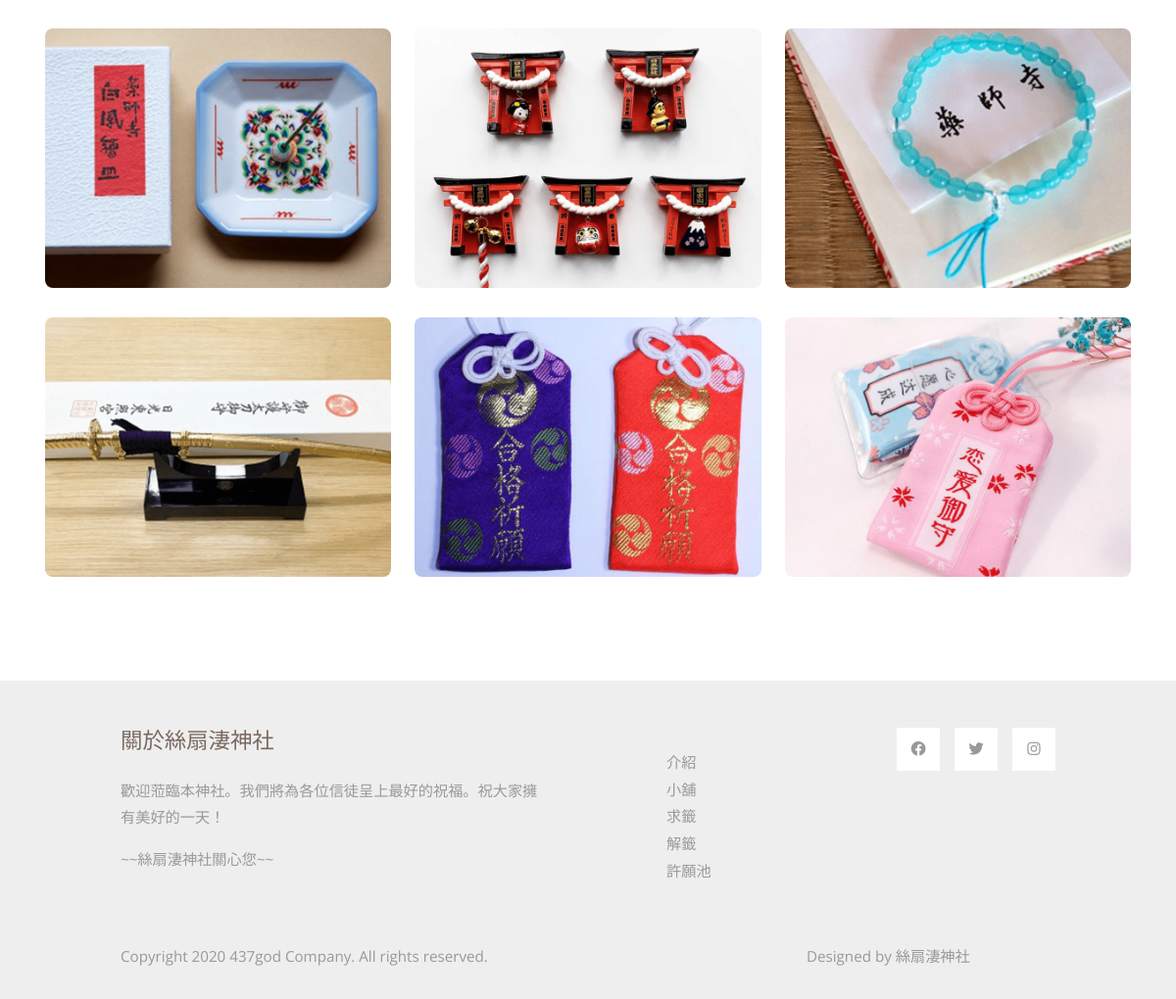
Before: /store-page.php (lower part) with the older database file.
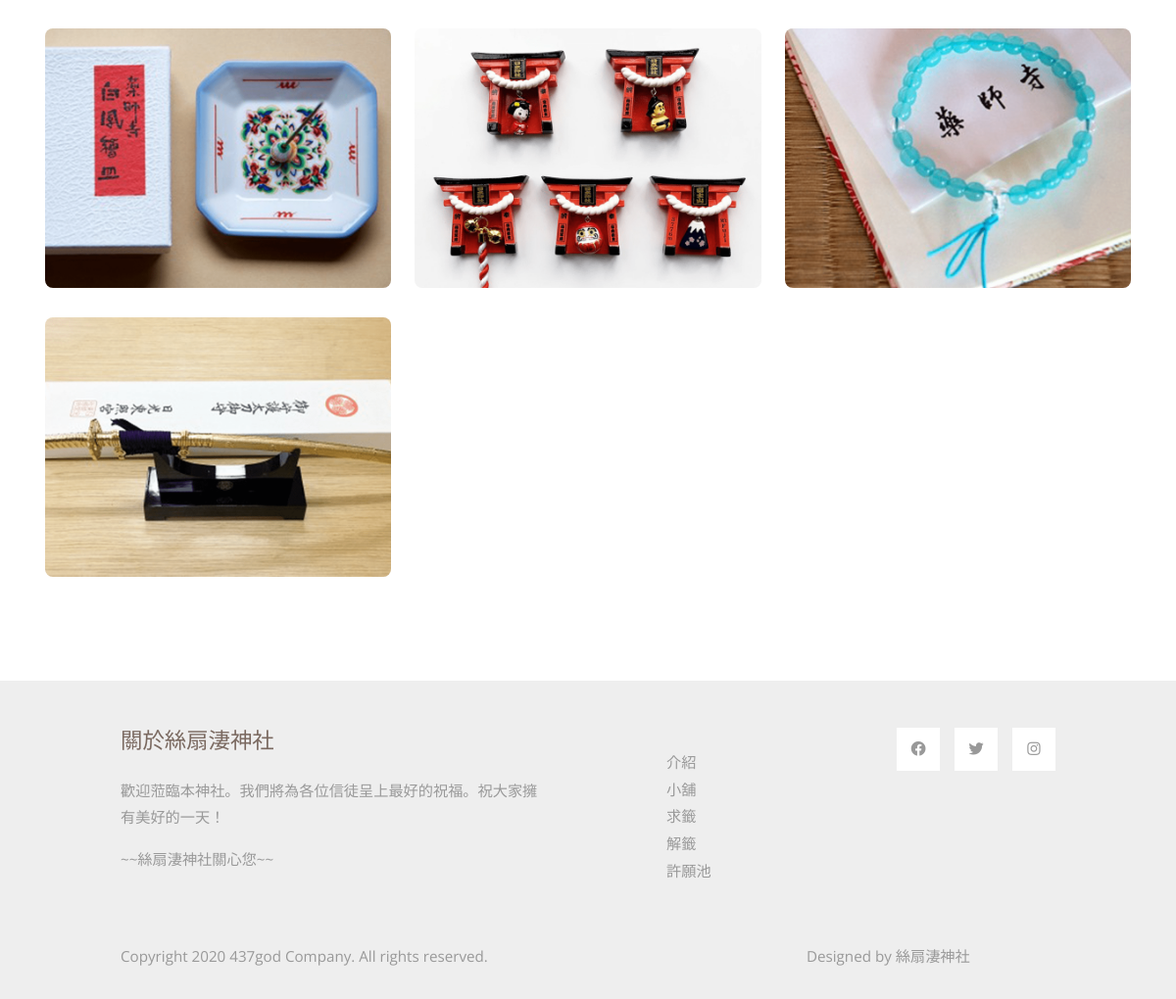
After: the same page with the newer database file.
### tables this page shows
CREATE TABLE `products` (
  `product_id` int(11) NOT NULL,
  `product_picture` mediumtext NOT NULL,
  `product_name` mediumtext NOT NULL,
  `product_categories` mediumtext NOT NULL,
  `product_price` mediumtext NOT NULL,
  `product_type` mediumtext NOT NULL,
  `product_instruction` text NOT NULL
);

### store-page.php (the view, shortened to what this page needs)
<!DOCTYPE html>
<html lang="en">
<head>
  <?php
    include ("template.php");
    echo $vendorcss;
    echo $maincss;
  ?>
  <?php
    $search='';
    include("mysql_connect.inc.php");
    if ($result = mysqli_query($link, "SELECT * FROM `products` WHERE `product_name` LIKE '%$search%'")) {
    while ($row = mysqli_fetch_assoc($result)) {
      if($row['product_categories']=='御守')
      {
        $data .= "<div class=\"col-lg-4 col-md-6 portfolio-item filter-app\">
                    <div class=\"portfolio-wrap\">
                      <img src=\"$row[product_picture]\" class=\"img-fluid\" alt=\"\">
                      <div class=\"portfolio-links\">
                        <a href=\"商品頁.php?id=$row[product_id]\" title=\"More Details\"><i class=\"bi bi-link\"></i></a>
                      </div>
                      <div class=\"portfolio-info\">
                        <h4>$row[product_categories]</h4>
                      </div>
                    </div>
                  </div>";
      }
      else if($row['product_categories']=='佛具')
      {
        $data .= "<div class=\"col-lg-4 col-md-6 portfolio-item filter-card\">
                    <div class=\"portfolio-wrap\">
                      <img src=\"$row[product_picture]\" class=\"img-fluid\" alt=\"\">
                      <div class=\"portfolio-links\">
                        <a href=\"商品頁.php?id=$row[product_id]\" title=\"More Details\"><i class=\"bi bi-link\"></i></a>
                      </div>
                      <div class=\"portfolio-info\">
                        <h4>$row[product_categories]</h4>
                      </div>
                    </div>
                  </div>";
      }
      else
      {
        $data .= "<div class=\"col-lg-4 col-md-6 portfolio-item filter-web\">
                    <div class=\"portfolio-wrap\">
                      <img src=\"$row[product_picture]\" class=\"img-fluid\" alt=\"\">
                      <div class=\"portfolio-links\">
                        <a href=\"商品頁.php?id=$row[product_id]\" title=\"More Details\"><i class=\"bi bi-link\"></i></a>
                      </div>
                      <div class=\"portfolio-info\">
                        <h4>$row[product_categories]</h4>
                      </div>
                    </div>
                  </div>";
      }
    }
    }
    ?>
</head>
<body>
  <?php
  include ("template.php");
  ?>
  <main id="main">
    <section id="store" class="portfolio">
      <div class="container" data-aos="fade-up">
        <div class="row portfolio-container" data-aos="fade-up" data-aos-delay="200">
          <?php echo $data;?>
        </div>
      </div>
    </section>
  </main>
  <?php
  include ("template.php");
  ?>
</body>
</html>

### template.php (shortened to what this page needs)
<?php
$maincss=
'
<link rel="stylesheet" href="css/style.css">
<link rel="stylesheet" href="css/style1.css">
<link rel="stylesheet" href="css/templatemo-style.css">
<link rel="stylesheet" href="fontawesome/css/all.min.css">';
$vendorcss=
'
<link href="https://fonts.googleapis.com/css?family=Open+Sans:300,300i,400,400i,600,600i,700,700i|Raleway:300,300i,400,400i,600,600i,700,700i" rel="stylesheet">
<link rel="stylesheet" href="vendor/aos/aos.css">
<link rel="stylesheet" href="vendor/bootstrap/css/bootstrap.min.css">
<link rel="stylesheet" href="vendor/bootstrap-icons/bootstrap-icons.css">
<link rel="stylesheet" href="vendor/boxicons/css/boxicons.min.css">
<link rel="stylesheet" href="vendor/glightbox/css/glightbox.min.css">
<link rel="stylesheet" href="vendor/swiper/swiper-bundle.min.css">';
?>

### css/style.css (style rules this page uses)
body { font-family: "Open Sans", sans-serif; color: #212529; }
a { color: #eb5d1e; text-decoration: none; }
h1, h2, h3, h4, h5, h6, .font-primary { font-family: "Raleway", sans-serif; }
#main { margin-top: 72px; }
section { padding: 60px 0; overflow: hidden; }
.portfolio .portfolio-item { margin-bottom: 30px; }
.portfolio .portfolio-wrap { transition: 0.3s; position: relative; overflow: hidden; border-radius: 8px; z-index: 1; }
.portfolio .portfolio-wrap::before { content: ""; background: rgba(122, 105, 96, 0.6); position: absolute; left: 100%; right: 0; top: 0; bottom: 0; transition: all ease-in-out 0.3s; z-index: 2; }
.portfolio .portfolio-wrap img { transition: 0.3s; position: relative; z-index: 1; }

### css/style1.css (style rules this page uses)
*, *:before, *:after { box-sizing: border-box; margin: 0; padding: 0; }
body { font-family: "Open Sans", Helvetica, Arial, sans-serif; background: #ffffff; }
.container { padding: 16px; }

### css/templatemo-style.css (style rules this page uses)
p { line-height: 1.8; }
a { text-decoration: none; transition: all 0.3s ease; }
.container-fluid { max-width: 1770px; }
.tm-container-small { max-width: 1050px; }
.tm-text-primary { color: rgb(122, 105, 96); }
.tm-bg-gray { background-color: #EEEEEE; }
p, .tm-text-gray { color: #999; }
.tm-footer-links li { list-style: none; margin-bottom: 5px; }
.tm-footer-links li a { color: #999999; }
.tm-social-links li { list-style: none; margin-right: 15px; }
.tm-social-links li:last-child { margin-right: 0; }
.tm-social-links li a { color: #999999; width: 44px; height: 44px; display: flex; background-color: #fff; align-items: center; justify-content: center; }
.tm-footer { font-size: 0.95rem; }
.tm-footer-title { font-size: 1.4rem; }

Changed rows visible on the page:
removed products: product_picture (picture)
removed products: product_picture (picture)
